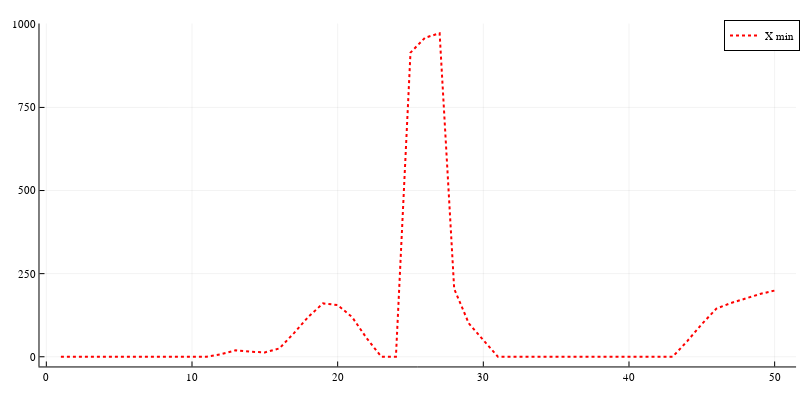

Notebook code cell kept with this figure:
### Code cell
plot(1:T, value.(X_gen[:,5]), label="X min", lc=:red, lw=2, ls=:dot)
plot!(size=(800,400))

### Figure 1 — Plotly figure (JSON) as saved in the notebook; plotly's stock layout.template omitted (floating-point values rounded to 4 significant figures)
{"data": [{"colorbar": {"len": 0.9525, "title": "", "x": 0.9951, "y": 0.5139}, "legendgroup": "X min", "line": {"color": "rgba(255, 0, 0, 1.000)", "dash": "dot", "shape": "linear", "width": 2}, "mode": "lines", "name": "X min", "showlegend": true, "type": "scatter", "x": [1, 2, 3, 4, 5, 6, 7, 8, 9, 10, 11, 12, 13, 14, 15, 16, 17, 18, 19, 20, 21, 22, 23, 24, 25, 26, 27, 28, 29, 30, 31, 32, 33, 34, 35, 36, 37, 38, 39, 40, 41, 42, 43, 44, 45, 46, 47, 48, 49, 50], "xaxis": "x", "y": [-3.159e-08, 0, 0, 0, 0, 0, 0, 0, 0, 0, 0, 7.754, 19.6, 15.1, 13.04, 25.11, 71.16, 121.0, 160.5, 155.6, 119.0, 55.15, 0, 0, 914.9, 959.8, 973.2, 204.2, 100.7, 49.98, 0, 0, 0, 0, 0, 0, 0, 0, 0, 0, 0, 0, 0, 46.86, 98.31, 144.6, 161.7, 175.1, 188.9, 199.1], "yaxis": "y"}], "layout": {"annotations": [], "height": 400, "legend": {"bgcolor": "rgba(255, 255, 255, 1.000)", "bordercolor": "rgba(0, 0, 0, 1.000)", "borderwidth": 1, "font": {"color": "rgba(0, 0, 0, 1.000)", "family": "sans-serif", "size": 11}, "title": {"font": {"color": "rgba(0, 0, 0, 1.000)", "family": "sans-serif", "size": 15}, "text": ""}, "tracegroupgap": 0, "traceorder": "normal", "x": 1, "xanchor": "auto", "y": 1, "yanchor": "auto"}, "margin": {"b": 20, "l": 0, "r": 0, "t": 20}, "paper_bgcolor": "rgba(255, 255, 255, 1.000)", "plot_bgcolor": "rgba(255, 255, 255, 1.000)", "showlegend": true, "width": 800, "xaxis": {"anchor": "y", "domain": [0.04937, 0.9951], "gridcolor": "rgba(0, 0, 0, 0.100)", "gridwidth": 0.5, "linecolor": "rgba(0, 0, 0, 1.000)", "mirror": false, "range": [-0.47, 51.47], "showgrid": true, "showline": true, "showticklabels": true, "tickangle": 0, "tickcolor": "rgb(0, 0, 0)", "tickfont": {"color": "rgba(0, 0, 0, 1.000)", "family": "sans-serif", "size": 11}, "tickmode": "array", "ticks": "inside", "ticktext": ["0", "10", "20", "30", "40", "50"], "tickvals": [0, 10, 20, 30, 40, 50], "title": "", "titlefont": {"color": "rgba(0, 0, 0, 1.000)", "family": "sans-serif", "size": 15}, "type": "-", "visible": true, "zeroline": false, "zerolinecolor": "rgba(0, 0, 0, 1.000)"}, "yaxis": {"anchor": "x", "domain": [0.03762, 0.9902], "gridcolor": "rgba(0, 0, 0, 0.100)", "gridwidth": 0.5, "linecolor": "rgba(0, 0, 0, 1.000)", "mirror": false, "range": [-29.2, 1002.0], "showgrid": true, "showline": true, "showticklabels": true, "tickangle": 0, "tickcolor": "rgb(0, 0, 0)", "tickfont": {"color": "rgba(0, 0, 0, 1.000)", "family": "sans-serif", "size": 11}, "tickmode": "array", "ticks": "inside", "ticktext": ["0", "250", "500", "750", "1000"], "tickvals": [0, 250, 500, 750, 1000], "title": "", "titlefont": {"color": "rgba(0, 0, 0, 1.000)", "family": "sans-serif", "size": 15}, "type": "-", "visible": true, "zeroline": false, "zerolinecolor": "rgba(0, 0, 0, 1.000)"}}}
